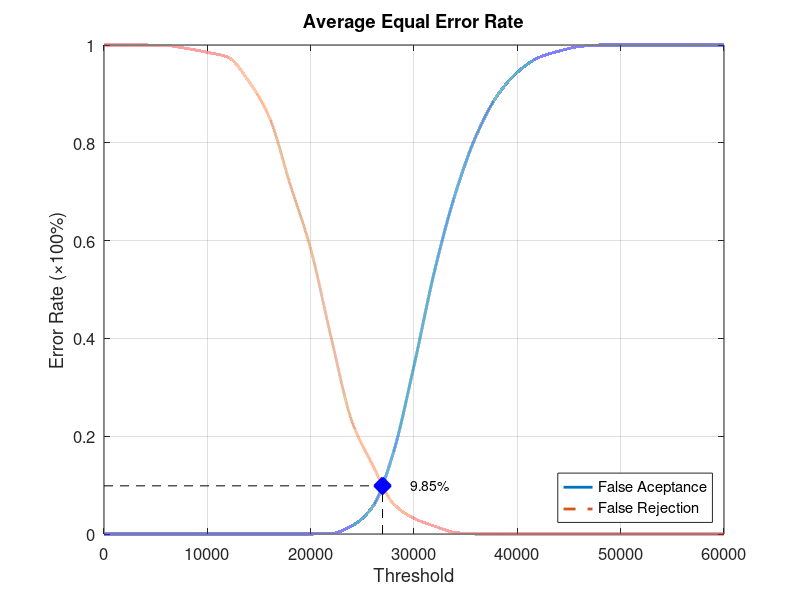
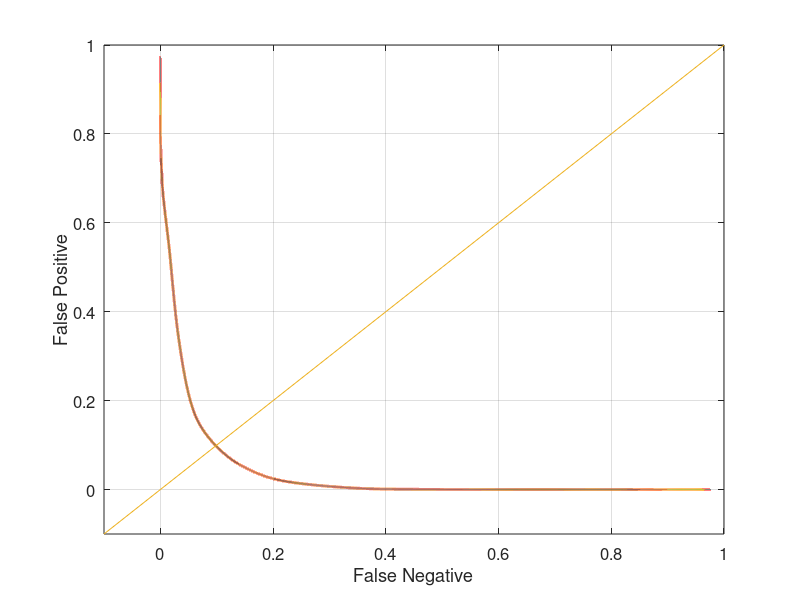

The MATLAB script that drew these images, in order:
function yEER = Database2Average
close all;
clear;
clc;
x = 0:2000:60000;
xq = 0:0.5:60000;

y0 = [0 0 0 0 0 0 0 0 0 0 0 0.00105263 0.0168421 0.0557895 0.166316 0.344211 0.538947 0.695789 0.813684 0.894737 0.944211 0.973684 0.987368 0.996842 1 1 1 1 1 1 1];
yy0 = interp1(x, y0, xq, 'pchip');
y1 = [1 1 1 0.999 0.993 0.985 0.975 0.926 0.852 0.716 0.583 0.4 0.23 0.141 0.062 0.032 0.016 0.003 0 0 0 0 0 0 0 0 0 0 0 0 0];
yy1 = interp1(x, y1, xq, 'pchip');

% Calculating EER: 
y2 = abs(y0 - y1);
find(y2 == min(y2))
yy2 = abs(yy0 - yy1);
xEER = find(yy2 == min(yy2));
xEERIndex = xq(xEER) % X-axis EER
yEER = yy0(xEER) % Y-axis EER

main = figure
plot(xq, yy0,'-','LineWidth', 2);	hold on
plot(xq, yy1,'--','LineWidth', 2);	hold on
plot([xEERIndex xEERIndex], [0 yEER], 'k--');	hold on
plot([0 xEERIndex], [yEER yEER], 'k--');	hold on
plot(xEERIndex, yEER, 'bx', 'LineWidth', 10);	hold on
text(xEERIndex + 10 * xEERIndex / 100, yEER, [num2str(round((10000 * yEER)) / 100) '%'])
legend('False Aceptance', 'False Rejection', 'Location', 'SouthEast')
xlabel('Threshold')
ylabel('Error Rate (\times100%)')
title('Average Equal Error Rate')
set(gca, 'FontSize', 12)
axis([0 60000 0 1])
grid on

print(main, 'Database2AverageMain', '-dpng');
FNRxFPR = figure('Color', [1 1 1]);
plot(yy1, yy0, '-', yy1, yy0, 'LineWidth', 2);
hold on
y = -0.1:0.1:1
plot(y, y); 
set(gca, 'FontSize', 12)
xlabel('False Negative')
ylabel('False Positive')
axis([-0.1 1 -0.1 1])
set(gca, 'FontSize', 12)
grid on

print(FNRxFPR, 'Database2AverageFNRxFPR','-dpng');
end
